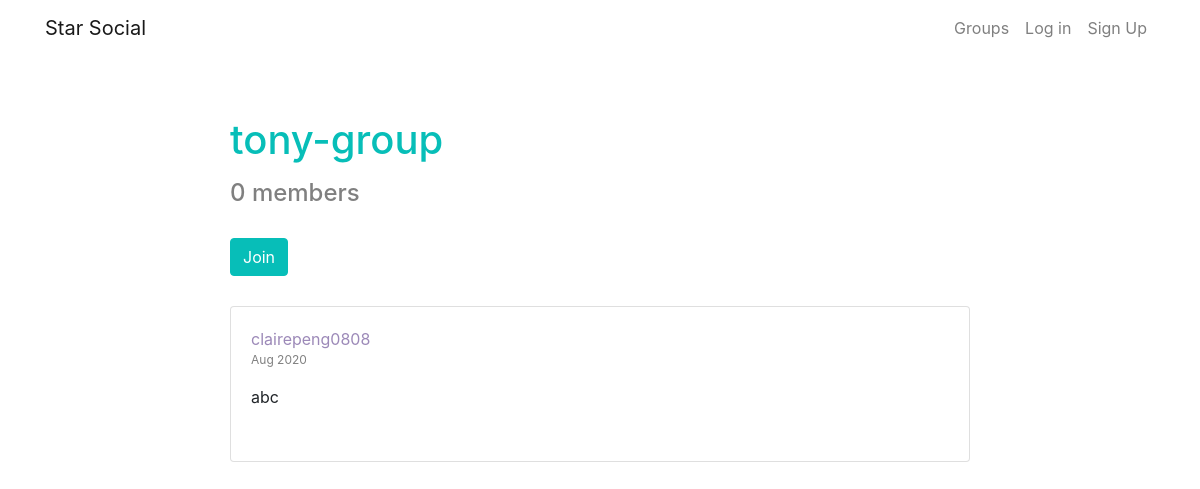
Before: /groups/tony-group/ with the older database file.
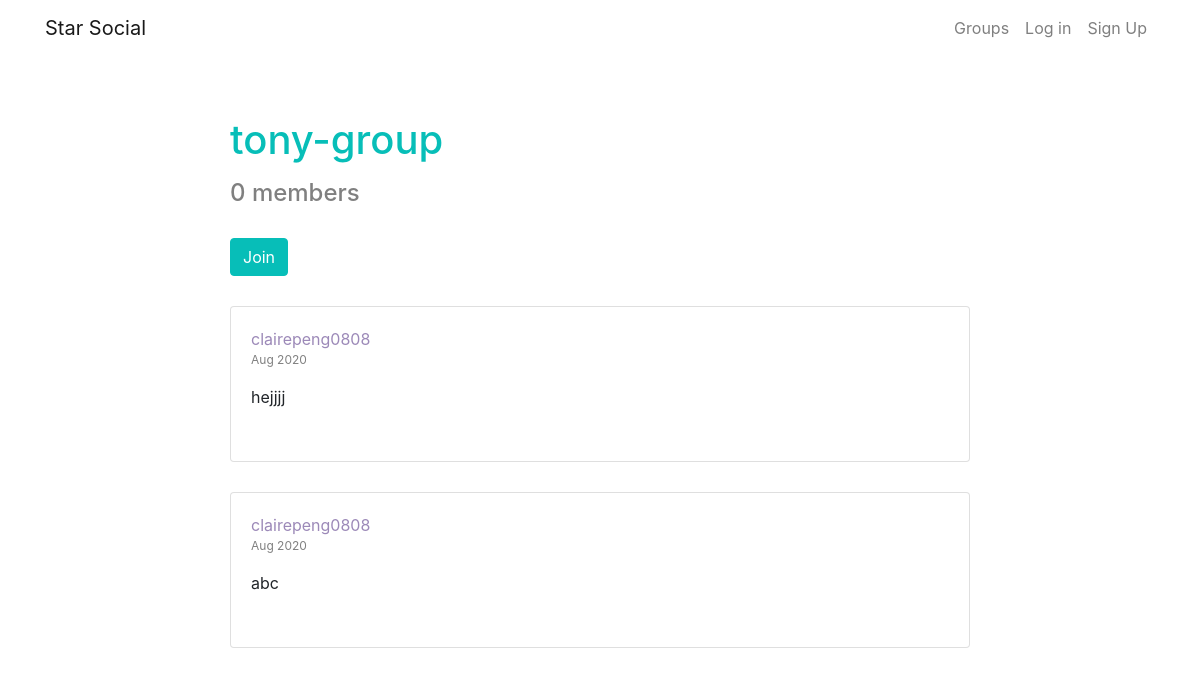
After: the same page with the newer database file.
### posts/models.py (models this page shows, shortened)
class Post(models.Model):
    user = models.ForeignKey(User, related_name='posts',on_delete=models.CASCADE)
    created_at = models.DateTimeField(default=timezone.now)
    message = models.TextField()
    message_html = models.TextField(editable=False)
    group = models.ForeignKey(Group,related_name='posts',on_delete=models.CASCADE)
    class Meta:
        ordering = ['-created_at']
        unique_together = [('user','message')]

### groups/views.py (the view)
# urls.py: path('<slug>/', views.GroupDetail.as_view(),name='detail'),
class GroupDetail(PrefetchRelatedMixin,generic.DetailView):
    model = models.Group
    prefetch_related = ('members','posts')

### groups/templates/groups/group_detail.html (shortened to what this page needs)
{% extends 'groups/group_base.html' %}
{% block pre_group %}
<h1 class='page-title'>{{ group.name }}</h1>
<h4 class='member-count'>{{ group.members.count}} member{{ group.members.count|pluralize }}</h4>
<div class="content">
    {% if user in group.members.all %}
    <a type='button' class='btn btn-warning' href="{% url 'groups:leave' slug=group.slug %} "><span
            class='glyphicon glyphicon-remove-circle'>Leave</span></a>
    {% else %}
    <a type='button' class='btn btn-primary' href="{% url 'groups:join' slug=group.slug %}"><span
            class='glyphicon glyphicon-ok-circle'>Join</span></a>
    {% endif %}
</div>
{% endblock %}
{% block group_content %}
<div class='group-detail'>
    {% if group.posts.count == 0 %}
    <h2>No posts in this group yet!</h2>
    {% else %}
    {% for post in group.posts.all %}
    {% include 'posts/_post.html' %}
    {% endfor %}
    {% endif %}
</div>
{% endblock %}

### posts/templates/posts/_post.html
<div class='card card-body post-body'>
    <div class='post-username'>
        <a href="{% url 'posts:user_post' username=post.user.username %}">{{ post.user.username }}</a>
    </div>
    <div class='post-timestamp'>
        <time>{{ post.created_at | date:"M Y"  }}</time>
    </div>
    <p>{{ post.message_html | safe }}</p>
</div>

Changed rows visible on the page:
added Post: user.username "clairepeng0808", created_at "Aug 2020", message_html "hejjjj"
